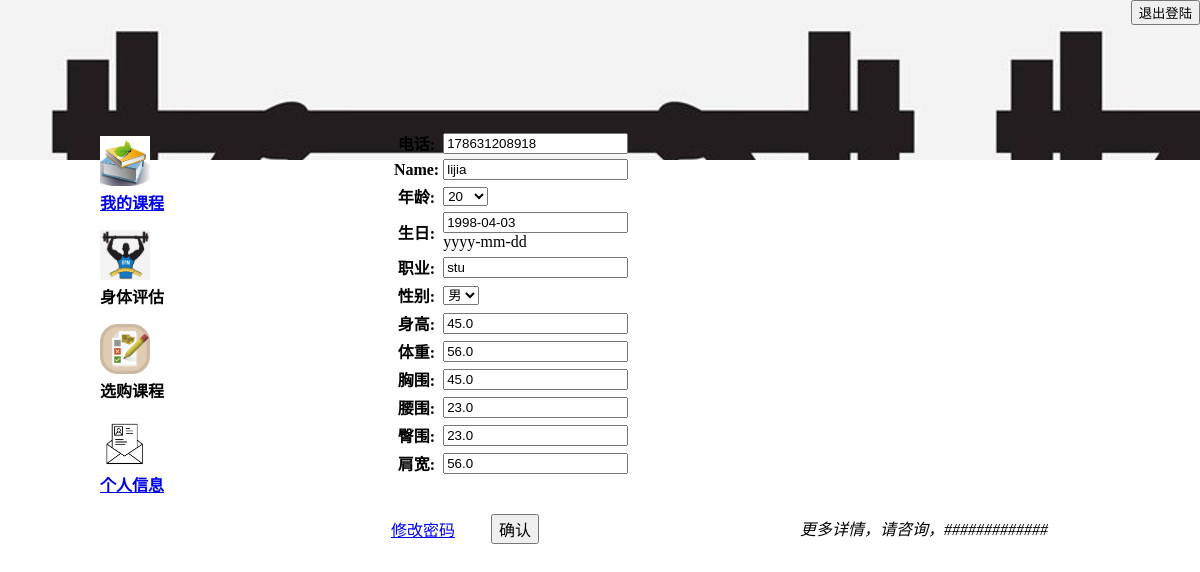
The app's page /completeinformation/ (signed in) with its own data.
### Database/models.py (models this page shows, shortened)
class CommonUsername(models.Model):
    username = models.CharField(primary_key=True, max_length=20)
    class Meta:
        abstract = True

class PersonalInformation(CommonUsername):  # 个人信息类
    phoneNumber = models.CharField(max_length=20, default="")  # 电话号码
    name = models.CharField(max_length=20, default="")  # 客户姓名
    age = models.IntegerField(default=0, choices = AgeChoices)
    birthday = models.DateField(default='1970-01-01')
    profession = models.CharField(max_length=20)
    sex = models.BooleanField(default=False, choices = SexChoices)
    height = models.FloatField(default=0)
    weight = models.FloatField(default=0)
    bust = models.FloatField(default=0)
    waistline = models.FloatField(default=0)
    hipline = models.FloatField(default=0)
    shoulderwidth = models.FloatField(default=0)

### CustomerCompleteInformation/views.py (the view)
# urls.py: path('completeinformation/',CustomerCompleteInformationView.completeinformation),#用户完善个人信息
def completeinformation(request):#用户点击提交完善的个人信息
    if request.method == 'POST':  # 如果请求为表单提交
        completeForm = CompleteForm(request.POST)  # 获取表单内容
        if completeForm.is_valid():  # 解析表单
            name=FormsManager.getData(completeForm,'name')
            age=FormsManager.getData(completeForm,'age')
            profession=FormsManager.getData(completeForm,'profession')
            phoneNumber=FormsManager.getData(completeForm,'phoneNumber')
            sex=FormsManager.getData(completeForm,'sex')
            birthday=FormsManager.getData(completeForm,'birthday')
            height=FormsManager.getData(completeForm,'height')
            weight=FormsManager.getData(completeForm,'weight')
            bust=FormsManager.getData(completeForm,'bust')
            waistline=FormsManager.getData(completeForm,'waistline')
            hipline=FormsManager.getData(completeForm,'hipline')
            shoulderwidth=FormsManager.getData(completeForm,'shoulderwidth')
            username=SessionManager.getUsername(request)
            personalInformation = PersonalInformationDB.objects.get(username=username)
            personalInformation.setName(name)
            personalInformation.setAge(age)
            personalInformation.setProfession(profession)
            personalInformation.setPhoneNumber(phoneNumber)
            personalInformation.setSex(sex)
            personalInformation.setBirthday(birthday)
            personalInformation.setHeight(height)
            personalInformation.setWeight(weight)
            personalInformation.setBust(bust)
            personalInformation.setWaistline(waistline)
            personalInformation.setHipline(hipline)
            personalInformation.setShoulderwidth(shoulderwidth)
            return HttpResponseRedirect("/customerloginedindex/")  # 跳转登陆后首页
    else:
        usernamedd = SessionManager.getUsername(request)
        userid = PersonalInformationDB.objects.filter(username = usernamedd)
        if userid:
            completeForm = CompleteForm(instance= userid[0])
        else:
            completeForm = CompleteForm()  # 创建表单
    return render(request, 'completeinformationUI.html', locals())  # 渲染页面

### CustomerCompleteInformation/forms.py
class CompleteForm(forms.ModelForm):  #完善个人信息时提交的表单
    class Meta:
        model = models.PersonalInformation
        exclude = [ 'username' ]
        labels = {
            'name ': '姓名',
            'phoneNumber': '电话',
            'age': '年龄',
            'birthday': '生日',
            'profession': '职业',
            'sex': '性别',
            'height':'身高',
            'weight':'体重',
            'bust' : '胸围',
            'waistline':'腰围',
            'hipline':'臀围',
            'shoulderwidth':'肩宽'
        }
        help_texts ={
            'birthday': 'yyyy-mm-dd'
        }
        error_messages = {
            '_all_':{
                'required':'请输入内容',
                'invaild':'请检查输入的内容'
            }
        }

### Tools/SessionManager.py (called while the page is built)
def getUsername(request):
    return request.session.get('Username', default=None)

### CustomerCompleteInformation/templates/completeinformationUI.html (shortened to what this page needs)
{%extends 'base.html' %}
{% block content2 %}
<div class="complete_bottom">
    <form method="POST">
        <table id="completeformtable">
            {{completeForm.as_table}}
        </table>
        <br><br>
        <a href="/changepassword/">修改密码</a>&emsp;&emsp;
        <input type="submit" value="确认" style="font-size:1rem"><br>
    </form>
</div>
    {% endblock %}

### CustomerCompleteInformation/templates/completeinformationUI.html (style rules this page uses)
.complete_bottom { position:absolute; width:100%; border: 0px; padding: 0px; margin: 0px; height:80%; top:20%; left:10%; }

### records on screen
PersonalInformation: phoneNumber "178631208918", name "lijia", age "20", birthday "1998-04-03", profession "stu", sex "男", height "45.0", weight "56.0", bust "45.0", waistline "23.0", hipline "23.0", shoulderwidth "56.0"
